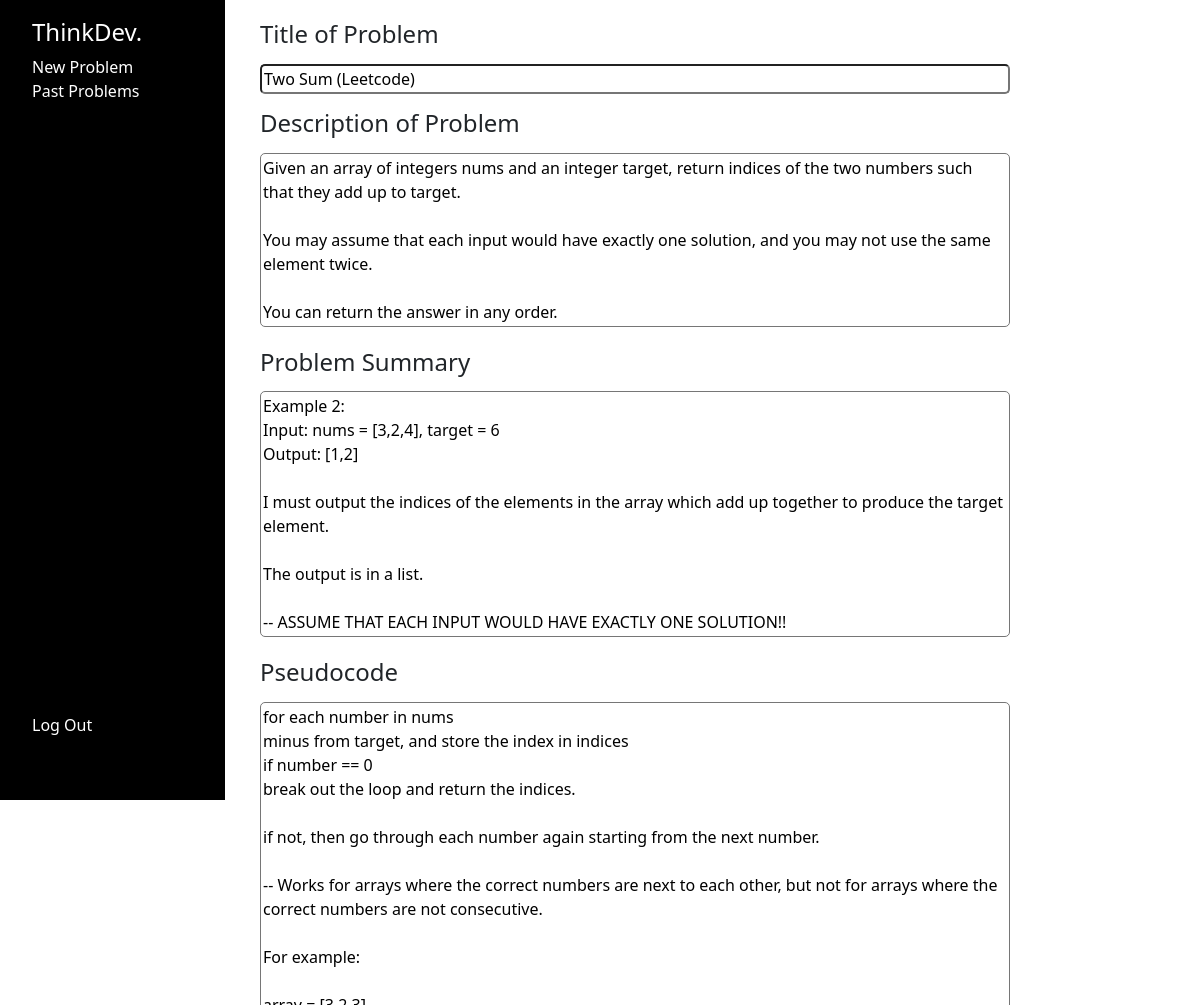
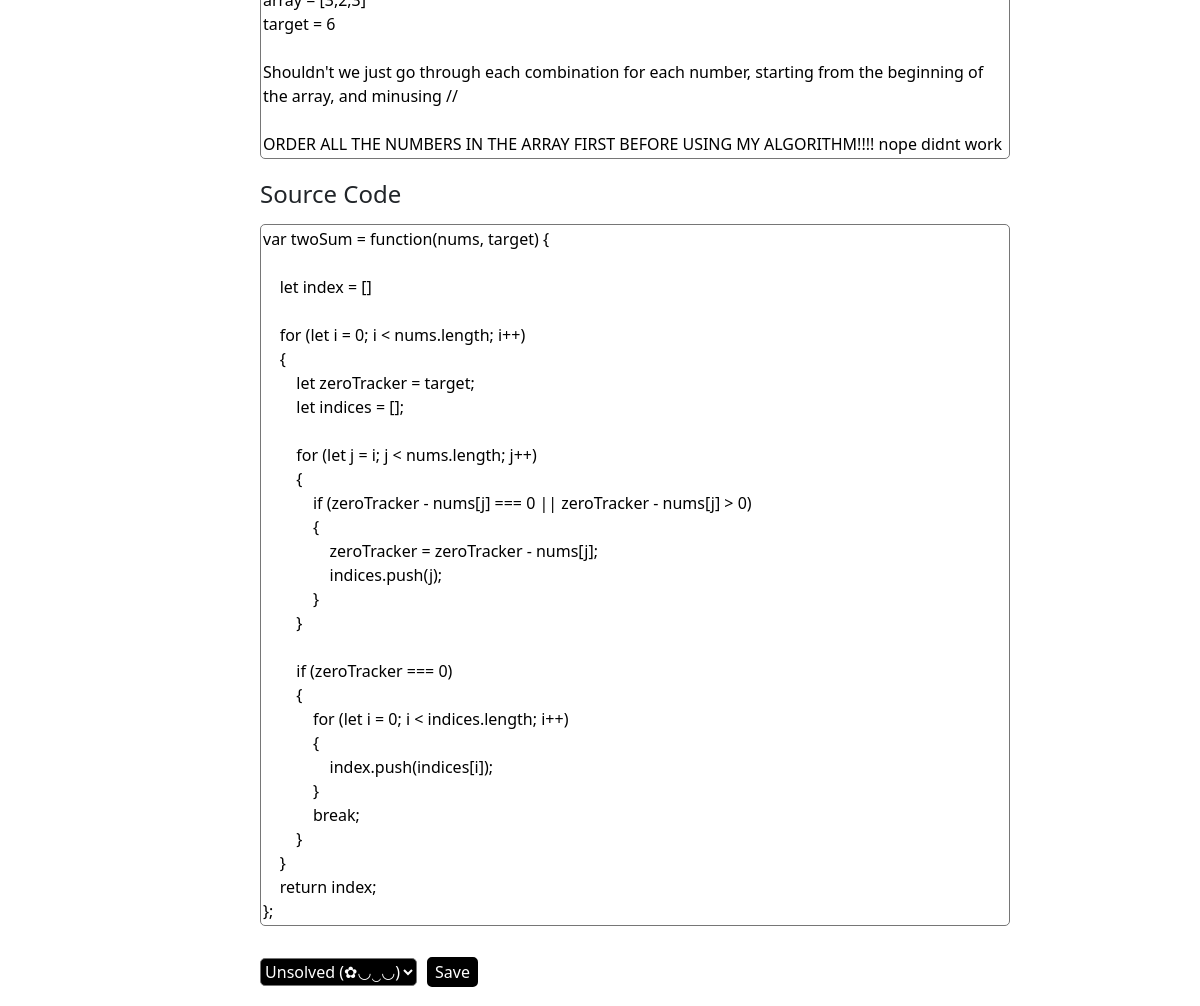
/problemlog/edit/17 (signed in), run on the app's committed database (2 pictures, top to bottom).
### problemlog/models.py (models this page shows)
class Problems(models.Model):
    username = models.CharField(max_length=255)
    problem_title = models.CharField(max_length=10000)
    problem_description = models.CharField(max_length=10000)
    problem_summary = models.CharField(max_length=10000)
    pseudo_code = models.CharField(max_length=10000)
    source_code = models.CharField(max_length=10000)
    solved = models.CharField(max_length=50)
    submit_time = models.DateTimeField(auto_now_add=True)

### problemlog/views.py (the view, shortened to what this page needs)
# urls.py: path("problemlog/edit/<int:id_entry>", views.problem_log_edit, name="problem_log_edit"),
@login_required
def problem_log_edit(request, id_entry):
    if request.POST.get("delete_button"):
        entry = Problems.objects.get(id=id_entry, username=request.user.username)
        entry.delete()
        return HttpResponseRedirect(reverse("log"))
    entry = Problems.objects.get(id=id_entry, username=request.user.username)
    return render(request, "problemlog.html",{
        "entry": entry
    })

### problemlog/templates/problemlog.html (shortened to what this page needs)
{% extends "layout.html" %}
{% load static %}
{% block body %}
    <div class="sidebar_pages">
        <div class="sidebar">
            <ul style="list-style-type: none; margin-top: 18px">
                <li>
                    <h4 style="color: white;">ThinkDev.</h4>
                </li>
                <li>
                    <a class="sidebar_links" href="{% url 'problem_log' %}">New Problem</a>
                </li>
                <li>
                    <a class="sidebar_links" href="{% url 'log' %}">Past Problems</a>
                </li>
                <li style="margin-top: 76.25vh;">
                    <a class="sidebar_links" href="{% url 'logout' %}">Log Out</a>
                </li>
            </ul>
        </div>
        <div class="sidebar_page_second_col">
            <form method="POST">
                <h4 style="margin-bottom: 15px;">Title of Problem</h4>
                <input style="width: 750px; margin-bottom: 15px; border-radius: 5px;" id="title_of_problem" name="title_of_problem" type="text" autofocus value="{{entry.problem_title}}">
                <h4 style="margin-bottom: 15px;">Description of Problem</h4>
                <textarea  placeholder="Brief description of problem." style="field-sizing: content; resize: none; min-width: 750px; max-width: 750px; margin-bottom: 15px; border-radius: 5px;" id="problem_description" name="problem_description">{{entry.problem_description}}</textarea>
                <h4 style="margin-bottom: 15px;">Problem Summary</h4>
                <textarea  placeholder="Step-by-step summary of problem." style="field-sizing: content; resize: none; min-width: 750px; max-width: 750px; margin-bottom: 15px; border-radius: 5px; min-height: 75px;" id="problem_summary" name="problem_summary">{{entry.problem_summary}}</textarea>
                <h4 style="margin-bottom: 15px;">Pseudocode</h4>
                <textarea  placeholder="Start writing Pseudocode!" style="field-sizing: content; resize: none; min-width: 750px; max-width: 750px; margin-bottom: 15px; border-radius: 5px; min-height: 75px;" id="pseudocode" name="pseudocode">{{entry.pseudo_code}}</textarea>
                <h4 style="margin-bottom: 15px;">Source Code</h4>
                <textarea  placeholder="Start writing source code!" style="field-sizing: content; resize: none; min-width: 750px; max-width: 750px; margin-bottom: 15px; border-radius: 5px; min-height: 75px;" id="sourcecode" name="sourcecode">{{entry.source_code}}</textarea>
                <div style="display: flex; justify-content: left; align-items: center; margin-top: 10px; margin-bottom: 2%;">
                    <select style="margin-right: 10px; text-align: center; border-radius: 5px; height: 28px; background-color: black; color: white;" name="solved_dropdown">
                        {% if entry.solved == "Solved (∩_∩)" %}
                            <option selected value="Solved (∩_∩)">Solved (∩_∩)</option>
                            <option value="Unsolved (✿◡‿◡)">Unsolved (✿◡‿◡)</option>
                        {% else %}
                            <option selected value="Unsolved (✿◡‿◡)">Unsolved (✿◡‿◡)</option>
                        {% endif %}
                    </select>
                    <input style="border-radius: 5px; background-color: black; color: white; border: 2px solid black;" name="save_problem_button" type="submit" value="Save">
                </div>
            </form>
        </div>
    </div>
{% endblock %}

### problemlog/static/styles.css (style rules this page uses)
.sidebar_pages { height: 100%; width: 100%; display: grid; grid-template-columns: 225px 1fr; }
.sidebar { grid-column: 1; background-color: black; position: sticky; top: 0; height: 100vh; width: 225px; }
.sidebar_links { color: white; text-decoration: none; }
.sidebar_page_second_col { grid-column: 2; margin-left: 35px; margin-top: 20px; }

### data on the page
Problems: title_of_problem "Two Sum (Leetcode)", problem_description "Given an array of integers nums and an integer target, return indices of the two numbers such that they add up to target. You may assume that each input would have exactly one solution, and you may not use the same element twice. You can return the answer in any order.", problem_summary "Example 2: Input: nums = [3,2,4], target = 6 Output: [1,2] I must output the indices of the elements in the array which add up together to produce the target element. The output is in a list. -- ASSUME THAT EACH INPUT WOULD HAVE EXACTLY ONE SOLUTION!!", pseudocode "for each number in nums minus from target, and store the index in indices if number == 0 break out the loop and return the indices. if not, then go through each number again starting from the next number. -- Works for arrays where the correct numbers are next to each other, but not for arrays where the correct numbers are not consecutive. For example: array = [3,2,3] target = 6 Shouldn't we just go through each combination for each number, starting from the beginning of the array, and minusing // ORDER ALL THE NUMBERS IN THE ARRAY FIRST BEFORE USING MY ALGORITHM!!!! nope didnt work", sourcecode "var twoSum = function(nums, target) { let index = [] for (let i = 0; i < nums.length; i++) { let zeroTracker = target; let indices = []; for (let j = i; j < nums.length; j++) { if (zeroTracker - nums[j] === 0 || zeroTracker - nums[j] > 0) { zeroTracker = zeroTracker - nums[j]; indices.push(j); } } if (zeroTracker === 0) { for (let i = 0; i < indices.length; i++) { index.push(indices[i]); } break; } } return index; };", solved_dropdown "Unsolved (✿◡‿◡)"
